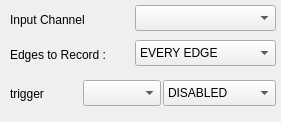
                                <widget class="QWidget" name="C1">
                                    <property name="geometry">
                                        <rect>
                                            <x>0</x>
                                            <y>0</y>
                                            <width>281</width>
                                            <height>122</height>
                                        </rect>
                                    </property>
                                    <attribute name="label">
                                        <string>Single Channel Mode</string>
                                    </attribute>
                                    <widget class="QLabel" name="label_28">
                                        <property name="geometry">
                                            <rect>
                                                <x>10</x>
                                                <y>10</y>
                                                <width>131</width>
                                                <height>20</height>
                                            </rect>
                                        </property>
                                        <property name="text">
                                            <string>Input Channel</string>
                                        </property>
                                    </widget>
                                    <widget class="QComboBox" name="C1_chan">
                                        <property name="geometry">
                                            <rect>
                                                <x>135</x>
                                                <y>5</y>
                                                <width>141</width>
                                                <height>26</height>
                                            </rect>
                                        </property>
                                    </widget>
                                    <widget class="QComboBox" name="C1_chanmode">
                                        <property name="geometry">
                                            <rect>
                                                <x>135</x>
                                                <y>40</y>
                                                <width>141</width>
                                                <height>26</height>
                                            </rect>
                                        </property>
                                        <property name="currentIndex">
                                            <number>1</number>
                                        </property>
                                        <item>
                                            <property name="text">
                                                <string>DISABLED</string>
                                            </property>
                                        </item>
                                        <item>
                                            <property name="text">
                                                <string>EVERY EDGE</string>
                                            </property>
                                        </item>
                                        <item>
                                            <property name="text">
                                                <string>FALLING EDGES ONLY</string>
                                            </property>
                                        </item>
                                        <item>
                                            <property name="text">
                                                <string>RISING EDGES ONLY</string>
                                            </property>
                                        </item>
                                        <item>
                                            <property name="text">
                                                <string>EVERY FOUR RISING EDGES</string>
                                            </property>
                                        </item>
                                    </widget>
                                    <widget class="QLabel" name="label_29">
                                        <property name="geometry">
                                            <rect>
                                                <x>10</x>
                                                <y>45</y>
                                                <width>131</width>
                                                <height>20</height>
                                            </rect>
                                        </property>
                                        <property name="text">
                                            <string>Edges to Record :</string>
                                        </property>
                                    </widget>
                                    <widget class="QLabel" name="label_31">
                                        <property name="enabled">
                                            <bool>true</bool>
                                        </property>
                                        <property name="geometry">
                                            <rect>
                                                <x>10</x>
                                                <y>85</y>
                                                <width>81</width>
                                                <height>18</height>
                                            </rect>
                                        </property>
                                        <property name="text">
                                            <string>trigger</string>
                                        </property>
                                    </widget>
                                    <widget class="QComboBox" name="C1_trig">
                                        <property name="enabled">
                                            <bool>true</bool>
                                        </property>
                                        <property name="geometry">
                                            <rect>
                                                <x>83</x>
                                                <y>80</y>
                                                <width>78</width>
                                                <height>26</height>
                                            </rect>
                                        </property>
                                        <property name="frame">
                                            <bool>true</bool>
                                        </property>
                                    </widget>
                                    <widget class="QComboBox" name="C1_trigmode">
                                        <property name="enabled">
                                            <bool>true</bool>
                                        </property>
                                        <property name="geometry">
                                            <rect>
                                                <x>163</x>
                                                <y>80</y>
                                                <width>113</width>
                                                <height>26</height>
                                            </rect>
                                        </property>
                                        <property name="currentIndex">
                                            <number>0</number>
                                        </property>
                                        <property name="frame">
                                            <bool>true</bool>
                                        </property>
                                        <item>
                                            <property name="text">
                                                <string>DISABLED</string>
                                            </property>
                                        </item>
                                        <item>
                                            <property name="text">
                                                <string>FALLING EDGES ONLY</string>
                                            </property>
                                        </item>
                                        <item>
                                            <property name="text">
                                                <string>RISING EDGES ONLY</string>
                                            </property>
                                        </item>
                                        <item>
                                            <property name="text">
                                                <string>EVERY FOUR RISING EDGES</string>
                                            </property>
                                        </item>
                                    </widget>
                                </widget>
